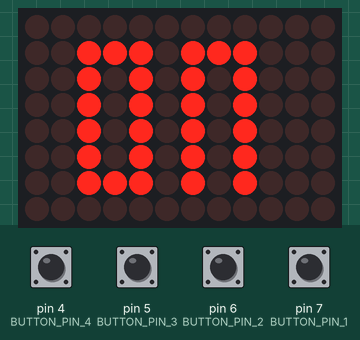
The sketch below on a simulated Arduino Uno, built for the host (arithmetic inside an expression is 32-bit, double 64-bit). Parts: 12×8 LED matrix. Inputs (shaded band) come from the test bench; at power-on: pin 4 (BUTTON_PIN_4), pin 5 (BUTTON_PIN_3), pin 6 (BUTTON_PIN_2), pin 7 (BUTTON_PIN_1) HIGH. WiFi joins after 1.5 s; servers stay silent unless stated; the audio player accepts every command and is not drawn; what the sketch prints to the serial monitor is not drawn.

Above: at 11.4 s.
11.5 s: pin 4 (BUTTON_PIN_4) pulled LOW for 0.15 s
At 12.7 s:
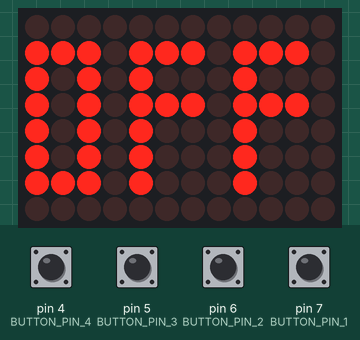
13.1 s: pin 4 (BUTTON_PIN_4) pulled LOW for 1 s
At 14.1 s:
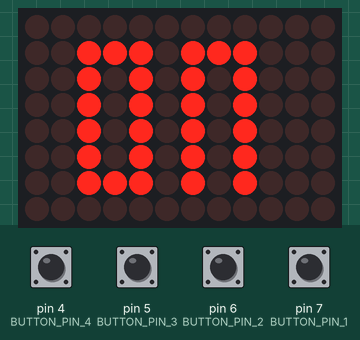
Timing chart, 0 to 13.8 s (numbered marks = the images above; inputs shaded):
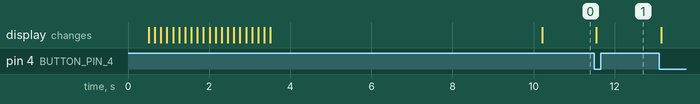

The sketch:

TCP_CLIENT.ino
```cpp
// ARDUINO #1: TCP CLIENT

#include "C:\Users\rocco\OneDrive\Desktop\Arduino_TCP\DF_PLAYER_MINI.h"
#include "C:\Users\rocco\OneDrive\Desktop\Arduino_TCP\WiFi_Setter.h"
#include "C:\Users\rocco\OneDrive\Desktop\Arduino_TCP\TCP.h"
#include <ezButton.h>

// COMMENT OUT "#define __RELEASE__" DURING DEBUG
#define __RELEASE__

#if defined(__RELEASE__)
const char ssid[] {SSID_IZZY};
const char pass[] {PASSWORD_IZZY};
#else
const char ssid[] {SSID_3050};
const char pass[] {PASSWORD_3050};
#endif

const int serverPort{4080};

const int BUTTON_PIN_1{7};
const int BUTTON_PIN_2{6};
const int BUTTON_PIN_3{5};
const int BUTTON_PIN_4{4};

const int VCC_OUTPUT{3};

bool vcc_status{true};
bool load_status{true};

DFRobotDFPlayerMini myDFPlayer;
ArduinoLEDMatrix matrix;

WiFiSetter setter(ssid, pass);
IPAddress serverAddress(192, 168, 1, 199)/*Change On Server Init WiFi.localIP();*/;
WiFiClient TCPclient;

ezButton button_1(BUTTON_PIN_1);
ezButton button_2(BUTTON_PIN_2);
ezButton button_3(BUTTON_PIN_3);
ezButton button_4(BUTTON_PIN_4);

void setup() {
  pinMode(VCC_OUTPUT, OUTPUT);
  digitalWrite(VCC_OUTPUT, HIGH);

  Serial.begin(DEFAULT_BAUD);
  Serial.println(F("ARDUINO #1: TCP CLIENT"));

  MP3_Serial.begin(MP3_DEFAULT_BAUD);

  if (!myDFPlayer.begin(MP3_Serial, /*isACK = */true, /*doReset = */true)) {
    Serial.println(F("Unable to begin:"));
    Serial.println(F("1. Please recheck the connection!"));
    Serial.println(F("2. Please insert the SD card!"));
    while (true) {
      delay(0); // Code to compatible with ESP8266 watch dog.
    }
  }

  Serial.println(F("DFPlayer Mini online"));

  myDFPlayer.volume(30);

  button_1.setDebounceTime(50);
  button_2.setDebounceTime(50);
  button_3.setDebounceTime(50);
  button_4.setDebounceTime(50);

  WiFiSetter::begin_ArduinoLEDMatrix(matrix);

  setter.begin_wifi_connection_matrix(5, matrix);

  Serial.print(F("IP Address: "));
  Serial.println(WiFi.localIP());

  if (TCPclient.connect(serverAddress, serverPort)) {
    Serial.println(F("Connected to TCP server"));
  } else {
    Serial.println(F("Failed to connect to TCP server"));
  }
}

void loop() {
  button_1.loop();
  button_2.loop();
  button_3.loop();
  button_4.loop();

  if (!TCPclient.connected()) {
    if (TCPclient.connect(serverAddress, serverPort)) {
      Serial.println(F("Reconnected to TCP server"));
    } else {
      Serial.println(F("Failed to reconnect to TCP server"));
    }
  }

  if (button_4.isPressed()) {
    bool t = vcc_status;
    vcc_status = !t;
    Serial.println(F("Button 4 Pressed"));
  }

  if (vcc_status) {
    if (load_status) {
      matrix.loadFrame(*MATRIX_ON);
    }

    load_status = false;

    digitalWrite(VCC_OUTPUT, HIGH);

    isPressed_write_flush(button_1, button_2, button_3, TCPclient, myDFPlayer);

    read_parse_speak(TCPclient, myDFPlayer);
  } else {
    load_status = true;

    matrix.loadFrame(*MATRIX_OFF);

    digitalWrite(VCC_OUTPUT, LOW);
  }
}
```

Measured:
- after the input at 11.5 s, the display: changes after 0.05 s (image 1)
